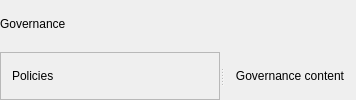
<?xml version="1.0" encoding="UTF-8"?>
<ui version="4.0">
 <class>GovernanceView</class>
 <widget class="QWidget" name="governanceView">
  <layout class="QVBoxLayout" name="mainLayout">
   <property name="leftMargin"><number>0</number></property>
   <property name="topMargin"><number>0</number></property>
   <property name="rightMargin"><number>0</number></property>
   <property name="bottomMargin"><number>0</number></property>
   <property name="spacing"><number>4</number></property>
   <item>
    <widget class="QLabel" name="headerLabel">
     <property name="text"><string>Governance</string></property>
    </widget>
   </item>
   <item>
    <widget class="QSplitter" name="mainSplitter">
     <property name="orientation"><enum>Qt::Orientation::Horizontal</enum></property>
     <widget class="QFrame" name="policyPanel">
      <property name="minimumSize"><size><width>220</width><height>0</height></size></property>
      <property name="frameShape"><enum>QFrame::Shape::StyledPanel</enum></property>
      <layout class="QVBoxLayout" name="policyLayout">
       <item>
        <widget class="QLabel" name="policyLabel">
         <property name="text"><string>Policies</string></property>
        </widget>
       </item>
      </layout>
     </widget>
     <widget class="QWidget" name="contentPlaceholder">
      <layout class="QVBoxLayout" name="contentLayout">
       <item>
        <widget class="QLabel" name="contentLabel">
         <property name="text"><string>Governance content</string></property>
         <property name="alignment"><set>Qt::AlignmentFlag::AlignCenter</set></property>
        </widget>
       </item>
      </layout>
     </widget>
    </widget>
   </item>
  </layout>
 </widget>
 <layoutdefault spacing="6" margin="11"/>
 <resources/>
 <connections/>
</ui>
